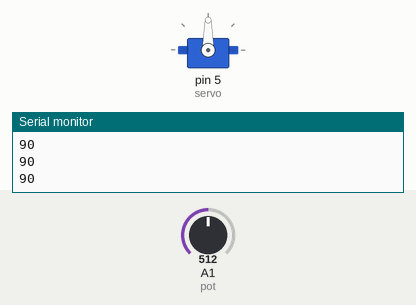
Recording of a sketch running on a simulated Arduino Uno, built with avr-gcc and run on an emulated ATmega328P. Shown: servo, the last lines printed to the serial monitor. The test bench sets the inputs (shaded band); at power-on: A1 (pot) = 512.

Above: at 1.3 s.
1.4 s: A1 (pot) set to 716
At 2.6 s:
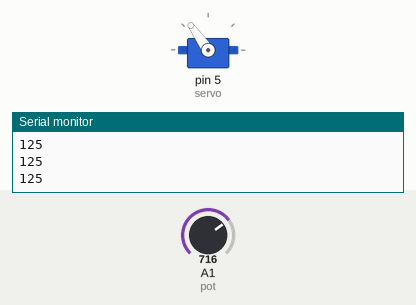
3.0 s: A1 (pot) set to 900
At 3.8 s:
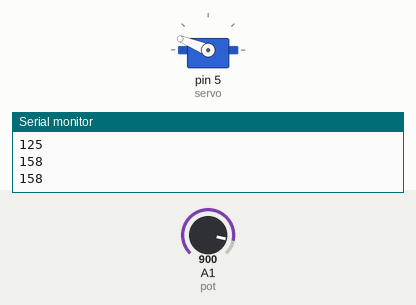
4.5 s: A1 (pot) set to 1023
At 5.0 s:
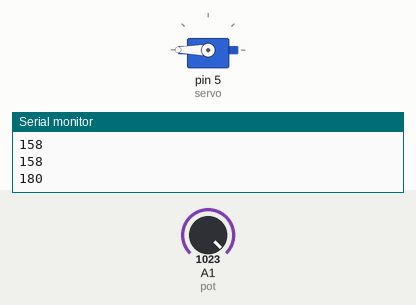
6.0 s: A1 (pot) set to 306
At 7.2 s:
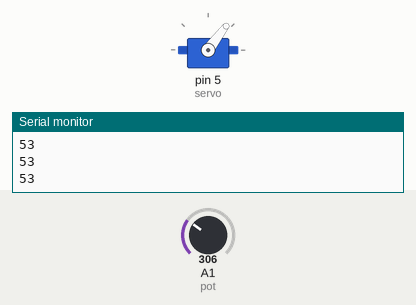
7.5 s: A1 (pot) set to 122
At 8.6 s:
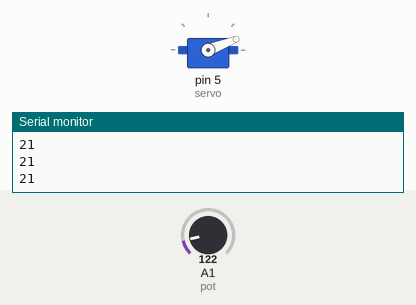
9.0 s: A1 (pot) set to 0
At 9.7 s:
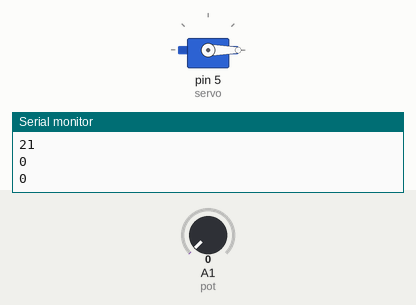
Timing chart, 0 to 11.5 s (numbered marks = the images above; inputs shaded):
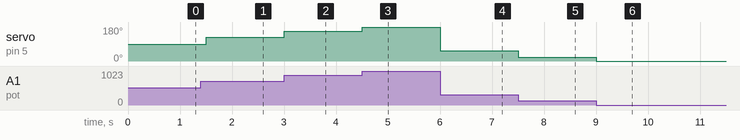

Measured:
- after the input at 1.4 s, servo on pin 5 (servo): 90° → 125° after 0.10 s
- after the input at 3.0 s, servo on pin 5 (servo): 125° → 158° at once
- after the input at 4.5 s, servo on pin 5 (servo): 158° → 180° at once
- after the input at 6.0 s, servo on pin 5 (servo): 180° → 53° at once
- after the input at 7.5 s, servo on pin 5 (servo): 53° → 21° at once
- after the input at 9.0 s, servo on pin 5 (servo): 21° → 0° at once

The sketch:

Ej2_ServoMotor_Pot.ino
```cpp
#include <Servo.h>

#define pot A1
Servo servo;
int val;

void setup()
{
  Serial.begin(9600);
  servo.attach(5);
  pinMode(pot, INPUT);
}

void loop()
{
  val = map(analogRead(pot), 0, 1023, 0, 180);
  Serial.println(val);
  servo.write(val);
  delay(500);
}
```
